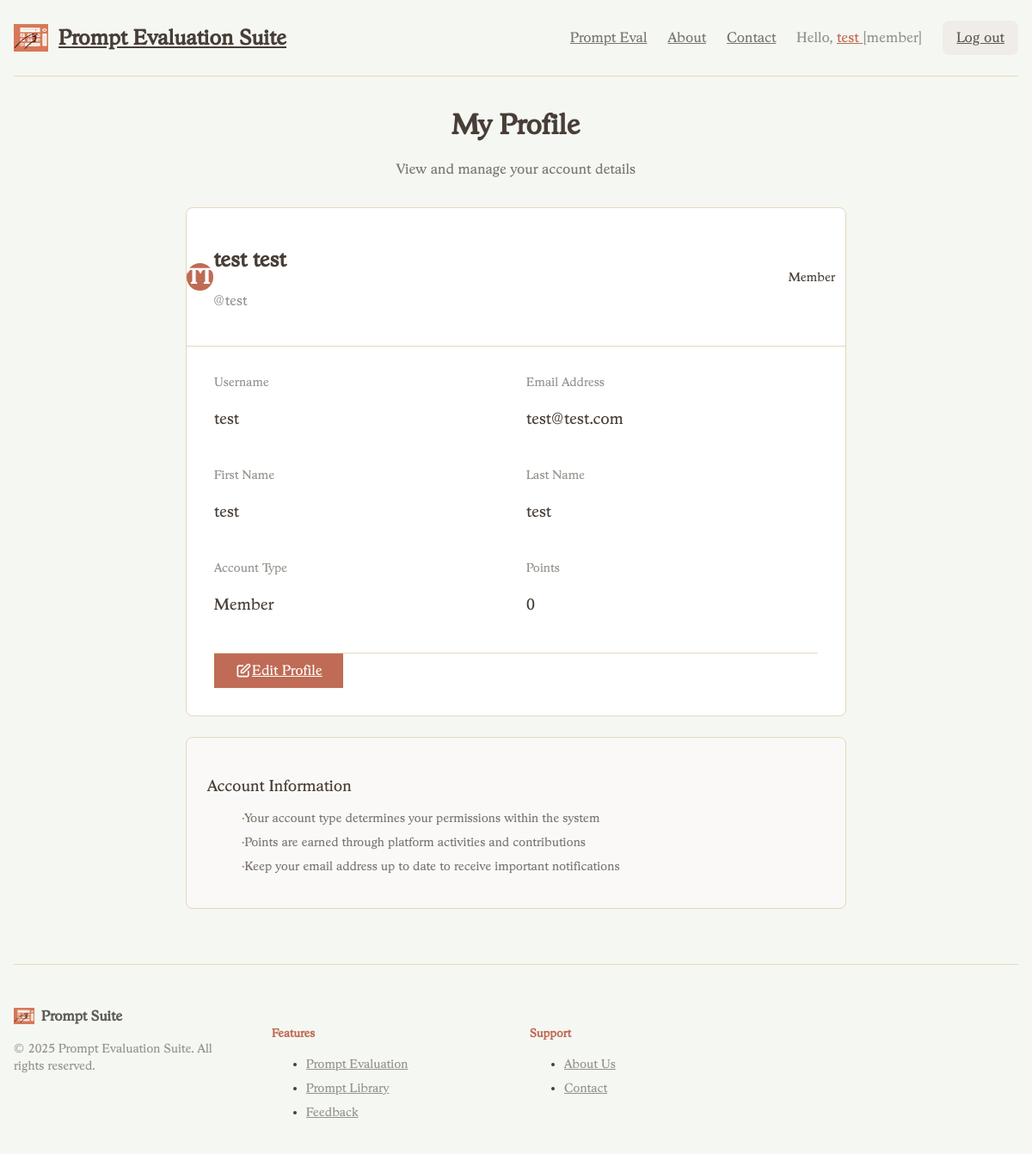
The page /profile (signed in) on the database its author committed.
### myapp/models.py (models this page shows, shortened)
class Profile(models.Model):
    user = models.OneToOneField(User, on_delete=models.CASCADE)
    usertype = models.CharField(max_length=100, default="member")
    point = models.IntegerField(default=0)

### myapp/views.py (the view)
# urls.py: path("profile", userProfile, name="profile-page"),
def userProfile(request):
    context = {}
    userprofile = Profile.objects.get(user=request.user)
    context["profile"] = userprofile
    return render(request, "myapp/profile.html", context)

### myapp/template/myapp/profile.html
{% extends 'myapp/base.html' %}
{% block myheader %}
<div class="text-center mb-8">
  <h1 class="text-3xl font-bold text-earth-900 mb-2">My Profile</h1>
  <p class="text-earth-700">View and manage your account details</p>
</div>
{% endblock myheader %}
{% block content %}
<div class="max-w-3xl mx-auto">
  <div class="bg-white rounded-lg shadow-md border border-earth-200 overflow-hidden">
    <div class="bg-gradient-to-r from-terracotta-50 to-sage-50 px-8 py-6 border-b border-earth-200">
      <div class="flex items-center justify-between">
        <div class="flex items-center space-x-4">
          <div class="w-16 h-16 bg-terracotta-600 rounded-full flex items-center justify-center text-white text-2xl font-semibold">
            {{ profile.user.first_name|first|upper }}{{ profile.user.last_name|first|upper }}
          </div>
          <div>
            <h2 class="text-2xl font-bold text-earth-900">{{ profile.user.first_name }} {{ profile.user.last_name }}</h2>
            <p class="text-earth-600">@{{ profile.user.username }}</p>
          </div>
        </div>
        <div class="text-right">
          <span class="inline-flex items-center px-3 py-1 rounded-full text-sm font-medium bg-terracotta-100 text-terracotta-800">
            {{ profile.usertype|title }}
          </span>
        </div>
      </div>
    </div>
    <div class="p-8 space-y-6">
      <div class="grid grid-cols-1 md:grid-cols-2 gap-6">
        <div>
          <label class="block text-sm font-medium text-earth-600 mb-1">Username</label>
          <p class="text-lg text-earth-900 font-medium">{{ profile.user.username }}</p>
        </div>
        <div>
          <label class="block text-sm font-medium text-earth-600 mb-1">Email Address</label>
          <p class="text-lg text-earth-900 font-medium">{{ profile.user.email }}</p>
        </div>
        <div>
          <label class="block text-sm font-medium text-earth-600 mb-1">First Name</label>
          <p class="text-lg text-earth-900 font-medium">{{ profile.user.first_name }}</p>
        </div>
        <div>
          <label class="block text-sm font-medium text-earth-600 mb-1">Last Name</label>
          <p class="text-lg text-earth-900 font-medium">{{ profile.user.last_name }}</p>
        </div>
        <div>
          <label class="block text-sm font-medium text-earth-600 mb-1">Account Type</label>
          <p class="text-lg text-earth-900 font-medium">{{ profile.usertype|title }}</p>
        </div>
        <div>
          <label class="block text-sm font-medium text-earth-600 mb-1">Points</label>
          <p class="text-lg text-earth-900 font-medium">{{ profile.point }}</p>
        </div>
      </div>
      <div class="pt-6 border-t border-earth-200">
        <a href="{% url 'editprofile-page' %}"
           class="inline-flex items-center bg-terracotta-600 hover:bg-terracotta-700 text-white px-6 py-2 rounded-md font-medium transition-colors shadow-sm">
          <svg class="w-5 h-5 mr-2" fill="none" stroke="currentColor" viewBox="0 0 24 24">
            <path stroke-linecap="round" stroke-linejoin="round" stroke-width="2" d="M11 5H6a2 2 0 00-2 2v11a2 2 0 002 2h11a2 2 0 002-2v-5m-1.414-9.414a2 2 0 112.828 2.828L11.828 15H9v-2.828l8.586-8.586z"></path>
          </svg>
          Edit Profile
        </a>
      </div>
    </div>
  </div>
  <div class="mt-6 bg-earth-50 rounded-lg p-6 border border-earth-200">
    <h3 class="text-lg font-medium text-earth-900 mb-3">Account Information</h3>
    <ul class="space-y-2 text-sm text-earth-700">
      <li class="flex items-start">
        <span class="text-terracotta-600 mr-2">•</span>
        Your account type determines your permissions within the system
      </li>
      <li class="flex items-start">
        <span class="text-terracotta-600 mr-2">•</span>
        Points are earned through platform activities and contributions
      </li>
      <li class="flex items-start">
        <span class="text-terracotta-600 mr-2">•</span>
        Keep your email address up to date to receive important notifications
      </li>
    </ul>
  </div>
</div>
{% endblock content %}

### myapp/template/myapp/base.html (shortened to what this page needs)
{% load static %}
<!DOCTYPE html>
<html lang="en">
  <head>
    <link href="{% static 'css/output.css' %}" rel="stylesheet" />
  </head>
  <body class="font-[Stratford-Serial] bg-sage-50 text-earth-900 min-h-screen">
    <div class="max-w-7xl mx-auto px-4 py-6">
      <header>
        <div class="flex flex-col md:flex-row items-center justify-between pb-6 mb-8 border-b border-earth-200">
          <a href="/" class="flex items-center space-x-3 text-earth-900 hover:text-terracotta-600 transition-colors group">
            <img
              src="{% static 'image/logo.png' %}"
              alt="logo"
              width="40"
              height="32"
              class="group-hover:scale-105 transition-transform"
            />
            <span class="text-2xl font-semibold">Prompt Evaluation Suite</span>
          </a>
          <nav class="flex items-center space-x-6 mt-4 md:mt-0">
            <a href="{% url 'prompt-eval-page' %}"
               class="text-earth-700 hover:text-terracotta-600 font-medium transition-colors">
              Prompt Eval
            </a>
            <a href="{% url 'about-page' %}"
               class="text-earth-700 hover:text-terracotta-600 font-medium transition-colors">
              About
            </a>
            <a href="{% url 'contact-page' %}"
               class="text-earth-700 hover:text-terracotta-600 font-medium transition-colors">
              Contact
            </a>
            {% if user.is_authenticated %}
              <span class="text-earth-600">
                Hello,
                <a href="{% url 'profile-page' %}" class="text-terracotta-600 hover:text-terracotta-700 font-medium">
                  {{user.first_name}}
                </a>
                [{{user.profile.usertype}}]
              </span>
              <a href="{% url 'logout' %}"
                 class="bg-earth-100 hover:bg-earth-200 text-earth-800 px-4 py-2 rounded-lg font-medium transition-colors">
                Log out
              </a>
            {% else %}
              <a href="{% url 'login' %}"
                 class="bg-terracotta-600 hover:bg-terracotta-700 text-white px-6 py-2 rounded-lg font-medium transition-colors shadow-sm">
                Log in
              </a>
            {% endif %}
          </nav>
        </div>
        {% block myheader %}{% endblock myheader %}
      </header>
      <main>{% block content %} {% endblock content %}</main>
      <footer class="mt-16 pt-12 border-t border-earth-200">
        <div class="grid grid-cols-1 md:grid-cols-4 gap-8">
          <div class="col-span-1">
            <div class="flex items-center space-x-2 mb-4">
              <img
                src="{% static 'image/logo.png' %}"
                alt="logo"
                width="24"
                height="19"
              />
              <span class="font-semibold text-earth-800">Prompt Suite</span>
            </div>
            <p class="text-sm text-earth-600">&copy; 2025 Prompt Evaluation Suite. All rights reserved.</p>
          </div>
          <div>
            <h5 class="font-semibold text-terracotta-600 mb-4">Features</h5>
            <ul class="space-y-2 text-sm">
              <li><a href="{% url 'prompt-eval-page' %}" class="text-earth-600 hover:text-terracotta-600 transition-colors">Prompt Evaluation</a></li>
              <li><a href="{% url 'home-page' %}" class="text-earth-600 hover:text-terracotta-600 transition-colors">Prompt Library</a></li>
              <li><a href="{% url 'contact-page' %}" class="text-earth-600 hover:text-terracotta-600 transition-colors">Feedback</a></li>
            </ul>
          </div>
          <div>
            <h5 class="font-semibold text-terracotta-600 mb-4">Support</h5>
            <ul class="space-y-2 text-sm">
              <li><a href="{% url 'about-page' %}" class="text-earth-600 hover:text-terracotta-600 transition-colors">About Us</a></li>
              <li><a href="{% url 'contact-page' %}" class="text-earth-600 hover:text-terracotta-600 transition-colors">Contact</a></li>
            </ul>
          </div>
        </div>
      </footer>
    </div>
  </body>
</html>

### rows shown on the page
Profile: user.first_name|first "T", user.last_name|first "T", user.first_name "test", user.last_name "test", user.username "test", usertype "Member", user.email "test@test.com", point "0"

### other values the page prints
{{ user.first_name }} "test"
{{ user.profile.usertype }} "member"
